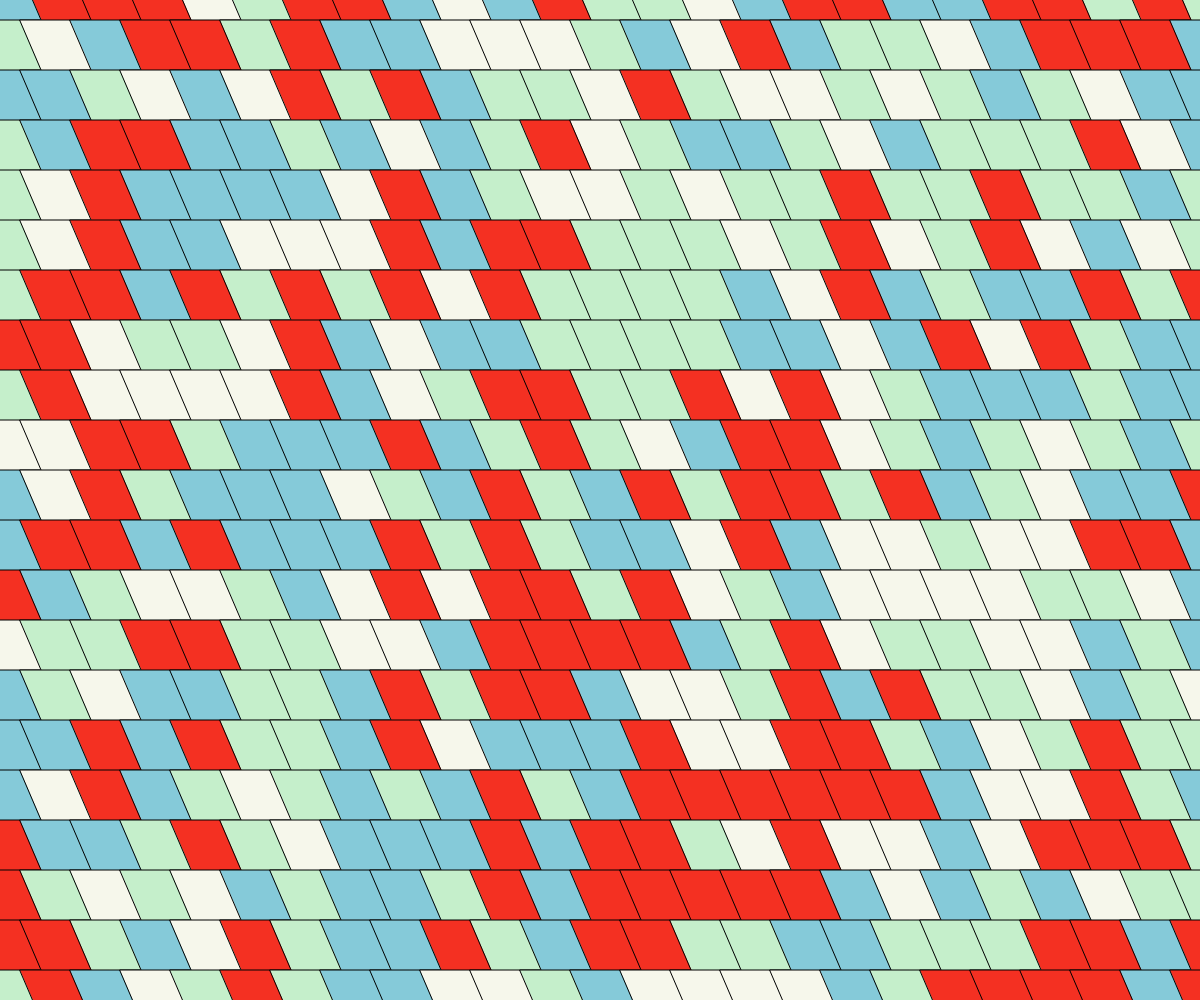
Frame 1 (no input)
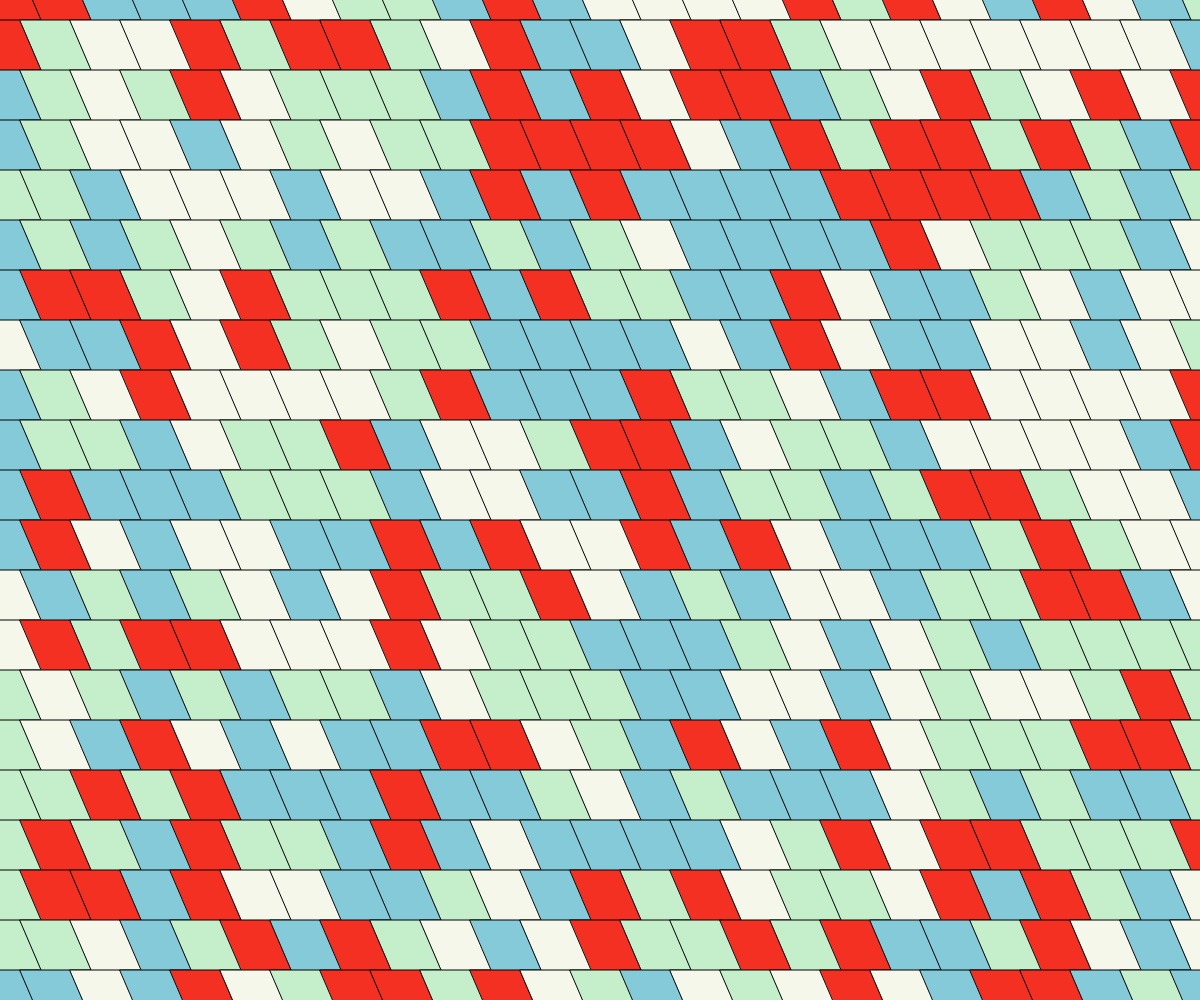
Frame 60 (no input)
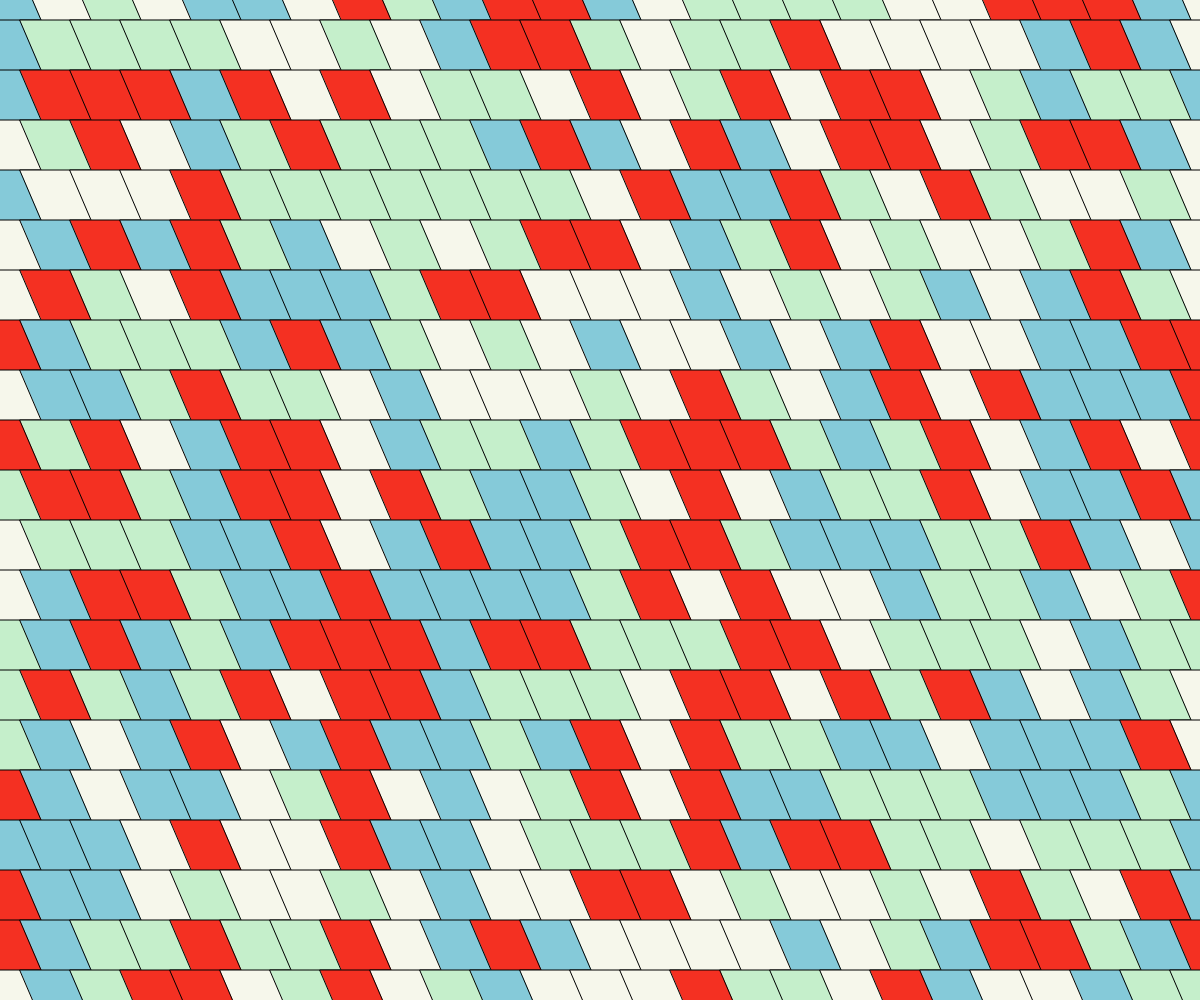
Frame 120 (the mouse pressed at the canvas centre since frame 60)

The p5.js sketch that drew these frames (run headless with seeded random() and noise() and a simulated clock; from frame 60 on, the mouse is pressed at the canvas centre):

// p5.js sketch
// ── sketch.js
function preload(){
  // put preload code here

}
var myColor = ['#586994', '#F43022', '#C5EFCB', '#F6F7EB', '#85CAD9']
function setup() {
  // put setup code here
  createCanvas(windowWidth, windowHeight);
  background(200);
}

function draw() {

  // put drawing code here
  for(var x = -30; x < width ; x+=50){
    for(var y = -30; y < height; y+=50){
      var r = random();
      if(0 < r < 0.2){
        fill('#586994');
      }else if(0.2 < r < 0.4){
        fill('#F43022');
      }else if(0.4 < r < 0.6){
        fill('#C5EFCB');
      }else if(0.6 < r < 0.8){
        fill('#F6F7EB');
      }else if(0.8 < r < 1){
        fill('#85CAD9');
      }
      quad(x, y, x+70, y,  x+100, y+70,  x+30, y+70);
    }
  }

}
